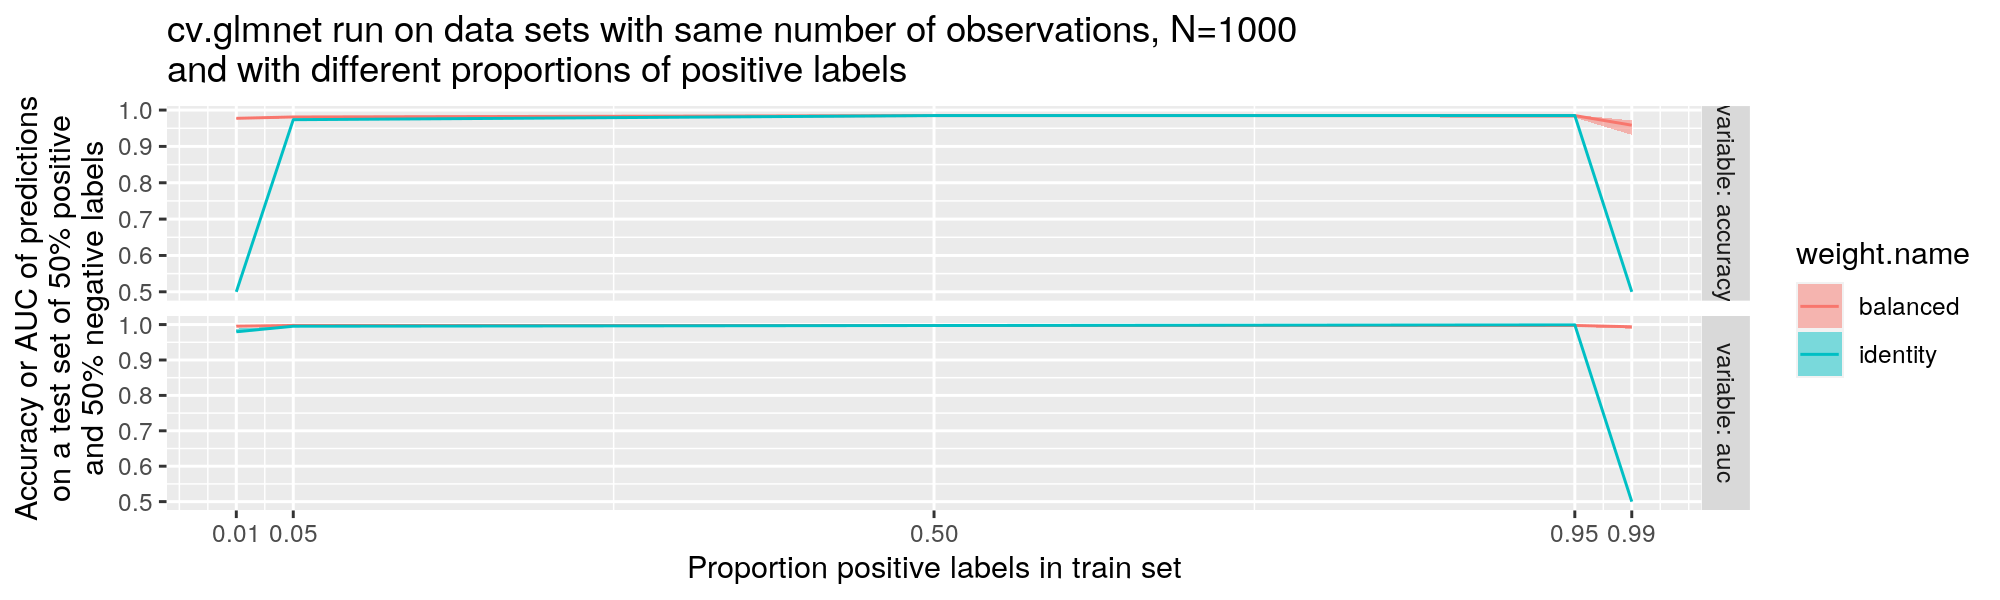

Generate this figure with R:
source("packages.R")

zip.X.list <- list()
zip.y.list <- list()
for(set in c("train", "test")){
  f <- sprintf("zip.%s.gz", set)
  if(!file.exists(f)){
    u <- paste0("https://web.stanford.edu/~hastie/ElemStatLearn/datasets/", f)
    download.file(u, f)
  }
  zip.dt <- data.table::fread(f)
  y.vec <- zip.dt[[1]]
  is.01 <- y.vec %in% 0:1
  y01.dt <- data.table(label=y.vec[is.01])
  y01.dt[, cum := 1:.N, by=label]
  max.dt <- y01.dt[, .(max=max(cum)), by=label]
  keep <- y01.dt$cum <= min(max.dt[["max"]])
  zip.y.list[[set]] <- y01.dt[keep, label]
  zip.X.list[[set]] <- as.matrix(zip.dt[is.01, -1, with=FALSE][keep,])
}
(y.tab <- sapply(zip.y.list, table))

train.set.list <- list(
  full=list(X=zip.X.list[["train"]], y=zip.y.list[["train"]]))
some.props <- c(0.01, 0.05)
prop.pos.vec <- sort(unique(c(some.props, 1-some.props, 0.5)))
##want p/(p + n) = 0.05 => 0.05*(p+n) = p => 0.05p + 0.05n = p => 0.05n = 0.95p => p = 0.05 / 0.95n
min.prop.pos <- min(prop.pos.vec)
min.n.pos <- as.integer(min.prop.pos/(1-min.prop.pos) * y.tab["0", "train"])
min.total <- min.n.pos + y.tab["0", "train"]
c(min.n.pos, y.tab["0", "train"])/min.total
N.obs <- 1000
train.y.dt <- data.table(label=zip.y.list[["train"]])
train.y.dt[, i := 1:.N]
test.y <- zip.y.list[["test"]]
result.dt.list <- list()
for(prop.pos in prop.pos.vec){
  prop.dt <- rbind(
    data.table(prop=prop.pos, label=1),
    data.table(prop=1-prop.pos, label=0))
  prop.dt[, class.N := as.integer(N.obs*prop) ]
  prop.dt[, weight := 1/class.N]
  for(seed in 1:3){
    cat(sprintf("prop=%f seed=%d\n", prop.pos, seed))
    set.seed(seed)
    index.dt <- prop.dt[train.y.dt, on="label"][, .(
      i=.SD[sample(1:.N), i[1:class.N] ]
    ), by=.(label, weight, class.N)]
    seed.i <- index.dt[["i"]]
    seed.y <- zip.y.list[["train"]][seed.i]
    seed.X <- zip.X.list[["train"]][seed.i,]
    weight.list <- list(
      identity=rep(1, length(seed.y)),
      balanced=index.dt[["weight"]])
    for(weight.name in names(weight.list)){
      weight.vec <- weight.list[[weight.name]]
      fit <- glmnet::cv.glmnet(seed.X, seed.y, weight.vec, family="binomial")
      seed.pred <- predict(fit, zip.X.list[["test"]])
      roc.df <- WeightedROC::WeightedROC(seed.pred, test.y)
      seed.pred.class <- ifelse(0<seed.pred, 1, 0)
      accuracy <- mean(seed.pred.class == test.y)
      auc <- WeightedROC::WeightedAUC(roc.df)
      result.dt.list[[paste(prop.pos, seed, weight.name)]] <- data.table(
        prop.pos, seed, weight.name, accuracy, auc)
    }
  }
}
(result.dt <- do.call(rbind, result.dt.list))

result.tall <- melt(result.dt, measure.vars=c("accuracy", "auc"))
result.tall[, percent.positive.labels := factor(prop.pos*100)]
ggplot()+
  facet_grid(variable ~ ., labeller = label_both, scales="free")+
  geom_point(aes(
    percent.positive.labels, value, color=weight.name),
    data=result.tall)

result.stats <- result.tall[, .(
  max=max(value),
  q75=quantile(value, 0.75),
  median=median(value),
  q25=quantile(value, 0.25),
  min=min(value),
  seeds=.N
), by=.(variable, prop.pos, percent.positive.labels, weight.name)]
gg <- ggplot()+
  ggtitle(paste0(
    "cv.glmnet run on data sets with same number of observations, N=",
    nrow(seed.X),
    "\nand with different proportions of positive labels"))+
  facet_grid(variable ~ ., labeller = label_both, scales="free")+
  geom_ribbon(aes(
    prop.pos, ymin=min, ymax=max, fill=weight.name),
    alpha=0.5,
    data=result.stats)+
  geom_line(aes(
    prop.pos, median, color=weight.name),
    data=result.stats)+
  scale_x_continuous(
    "Proportion positive labels in train set",
    breaks=unique(result.stats[["prop.pos"]]))+
  ylab("Accuracy or AUC of predictions
on a test set of 50% positive
and 50% negative labels")
png("figure-logistic-weights.png", width=10, height=3, units="in", res=200)
print(gg)
dev.off()
